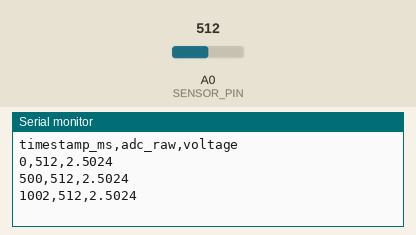
Bench run of a sketch on a simulated Arduino Uno, built with avr-gcc and run on an emulated ATmega328P. On the bench: the last lines printed to the serial monitor. The inputs (shaded band) are chosen by the test bench; at power-on: A0 (SENSOR_PIN) = 512.

Above: at 1.3 s.
1.4 s: A0 (SENSOR_PIN) set to 716
At 1.9 s:
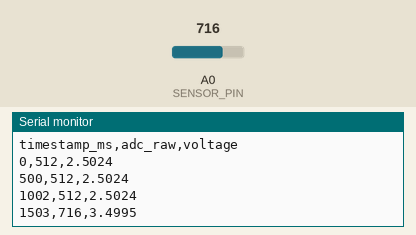
2.9 s: A0 (SENSOR_PIN) set to 900
At 3.4 s:
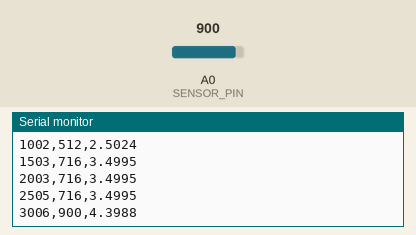
Timing chart, 0 to 5.9 s (numbered marks = the images above; inputs shaded):
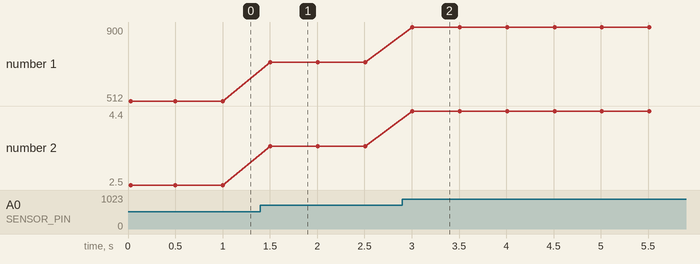

Measured:
- after the input at 1.4 s, the serial monitor: prints a new line after 0.10 s (image 1)
- after the input at 2.9 s, the serial monitor: prints a new line after 0.11 s (image 2)
- plotted number 1: 512 → 716 after the input at 1.4 s, 716 → 900 after the input at 2.9 s
- plotted number 2: 2.5 → 3.5 after the input at 1.4 s, 3.5 → 4.4 after the input at 2.9 s

The sketch:

gi_sensor_firmware.ino
```cpp
/*
  GI Sensor — TIA Signal Reader
  =============================
  Reads the transimpedance amplifier (TIA) output from the MCP6002
  op-amp circuit on analog pin A0. The TIA converts the microamp-level
  current from the glucometer strip's electrochemical reaction into a
  0-5V signal that the Arduino's built-in 10-bit ADC can resolve.

  No external libraries required — this firmware uses only the
  built-in analogRead() function. The INA219 current sensor is not
  used in this revision of the circuit.

  Circuit summary:
    - MCP6002 pin 7 (VDD) -> Arduino 5V
    - MCP6002 pin 4 (VSS) -> Arduino GND
    - MCP6002 pin 3 (non-inverting input) -> Arduino GND (true 0V reference)
    - MCP6002 pin 6 (output) -> Arduino A0
    - 1M ohm feedback resistor between pin 6 (output) and pin 2 (inverting input)
    - 4.7k ohm series resistor between strip electrode 1 and pin 2
    - Strip electrode 2 -> bias divider node (~0.45V from 5V through
      100k to node, node through 10k to GND)

  Serial output format (CSV, one line per reading):
    timestamp_ms,adc_raw,voltage

    timestamp_ms : milliseconds since Arduino powered on
    adc_raw      : raw 10-bit ADC value, 0-1023
    voltage      : adc_raw converted to volts (0.000 - 5.000)

  calibration.py and auc_calc.py expect adc_raw as the value recorded
  in calibration_readings.csv and digestion_results.csv.

  Usage:
    Upload this sketch, then open Serial Monitor at 9600 baud.
    Readings print every 500ms.
*/

const int SENSOR_PIN = A0;
const float VREF = 5.0;
const int ADC_MAX = 1023;
const unsigned long READ_INTERVAL_MS = 500;

void setup() {
  Serial.begin(9600);

  // Wait for serial connection (needed on some boards, harmless on others)
  while (!Serial) {
    ; // wait
  }

  // Print header row so the CSV is self-describing if logged directly
  Serial.println("timestamp_ms,adc_raw,voltage");
}

void loop() {
  int raw = analogRead(SENSOR_PIN);
  float voltage = (raw / (float)ADC_MAX) * VREF;

  Serial.print(millis());
  Serial.print(",");
  Serial.print(raw);
  Serial.print(",");
  Serial.println(voltage, 4);

  delay(READ_INTERVAL_MS);
}
```
